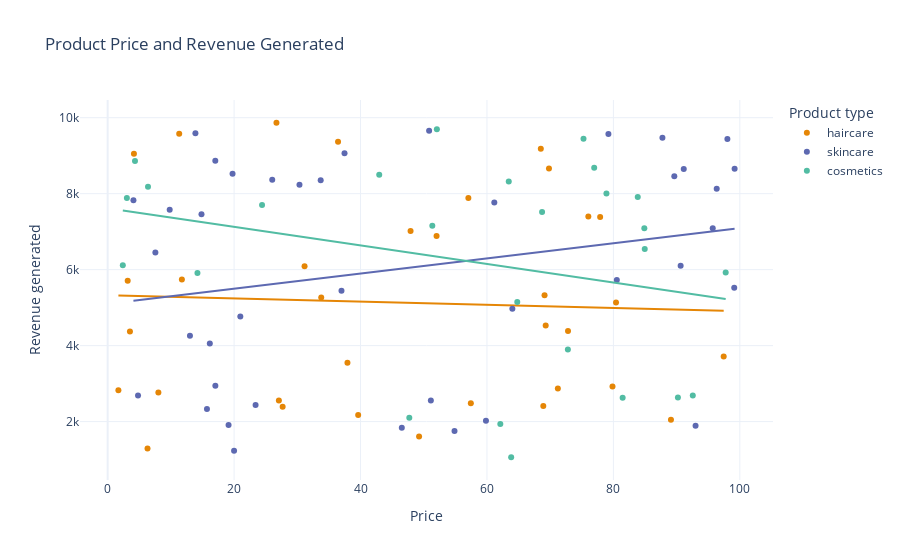

The notebook cell this image was saved under:
### Code cell
fig = px.scatter(data, x = "Price", y = "Revenue generated", color = "Product type", 
                 hover_data = ["Number of products sold"], trendline = "ols", title = "Product Price and Revenue Generated",
                 color_discrete_sequence=px.colors.qualitative.Vivid)
display(fig)

### Figure 1 — Plotly figure (JSON) as saved in the notebook; plotly's stock layout.template omitted (floating-point values rounded to 4 significant figures)
{"data": [{"customdata": [[802], [8], [147], [336], [620], [884], [209], [142], [353], [327], [598], [24], [859], [29], [154], [622], [701], [227], [117], [163], [32], [904], [241], [359], [946], [198], [774], [663], [618], [79], [114], [672], [62], [627]], "hovertemplate": "Product type=haircare<br>Price=%{x}<br>Revenue generated=%{y}<br>Number of products sold=%{customdata[0]}<extra></extra>", "legendgroup": "haircare", "marker": {"color": "rgb(229, 134, 6)", "symbol": "circle"}, "mode": "markers", "name": "haircare", "orientation": "v", "showlegend": true, "type": "scatter", "x": [69.81, 11.32, 1.7, 71.21, 36.44, 27.68, 4.156, 39.63, 97.45, 8.023, 11.74, 33.78, 27.08, 76.04, 26.7, 31.15, 79.86, 49.26, 52.03, 37.93, 47.91, 3.17, 69.11, 57.45, 6.307, 57.06, 72.82, 68.91, 89.1, 80.41, 69.29, 77.9, 3.526, 68.52], "xaxis": "x", "y": [8662.0, 9578.0, 2828.0, 2874.0, 9365.0, 2391.0, 9049.0, 2175.0, 3716.0, 2766.0, 5737.0, 5268.0, 2557.0, 7397.0, 9866.0, 6088.0, 2926.0, 1606.0, 6886.0, 3550.0, 7015.0, 5710.0, 5328.0, 2484.0, 1292.0, 7889.0, 4384.0, 2412.0, 2048.0, 5134.0, 4531.0, 7386.0, 4371.0, 9185.0], "yaxis": "y"}, {"hovertemplate": "<b>OLS trendline</b><br>Revenue generated = -4.1918 * Price + 5323.92<br>R<sup>2</sup>=0.002087<br><br>Product type=haircare<br>Price=%{x}<br>Revenue generated=%{y} <b>(trend)</b><extra></extra>", "legendgroup": "haircare", "marker": {"color": "rgb(229, 134, 6)", "symbol": "circle"}, "mode": "lines", "name": "haircare", "showlegend": false, "type": "scatter", "x": [1.7, 3.17, 3.526, 4.156, 6.307, 8.023, 11.32, 11.74, 26.7, 27.08, 27.68, 31.15, 33.78, 36.44, 37.93, 39.63, 47.91, 49.26, 52.03, 57.06, 57.45, 68.52, 68.91, 69.11, 69.29, 69.81, 71.21, 72.82, 76.04, 77.9, 79.86, 80.41, 89.1, 97.45], "xaxis": "x", "y": [5317.0, 5311.0, 5309.0, 5307.0, 5297.0, 5290.0, 5276.0, 5275.0, 5212.0, 5210.0, 5208.0, 5193.0, 5182.0, 5171.0, 5165.0, 5158.0, 5123.0, 5117.0, 5106.0, 5085.0, 5083.0, 5037.0, 5035.0, 5034.0, 5033.0, 5031.0, 5025.0, 5019.0, 5005.0, 4997.0, 4989.0, 4987.0, 4950.0, 4915.0], "yaxis": "y"}, {"customdata": [[736], [83], [871], [65], [980], [996], [960], [249], [562], [469], [280], [187], [320], [168], [781], [602], [963], [963], [176], [933], [556], [155], [910], [820], [242], [93], [896], [380], [246], [134], [457], [704], [513], [511], [106], [872], [336], [223], [320], [913]], "hovertemplate": "Product type=skincare<br>Price=%{x}<br>Revenue generated=%{y}<br>Number of products sold=%{customdata[0]}<extra></extra>", "legendgroup": "skincare", "marker": {"color": "rgb(93, 105, 177)", "symbol": "circle"}, "mode": "markers", "name": "skincare", "orientation": "v", "showlegend": true, "type": "scatter", "x": [14.84, 61.16, 4.805, 4.078, 64.02, 15.71, 90.64, 16.16, 99.17, 36.99, 7.547, 51.12, 96.34, 50.85, 79.21, 37.47, 9.813, 23.4, 19.13, 80.54, 99.11, 46.53, 95.71, 98.03, 30.34, 20.99, 59.84, 17.03, 13.02, 89.63, 33.7, 26.03, 87.76, 54.87, 93.0, 91.13, 17.03, 20.0, 13.88, 19.75], "xaxis": "x", "y": [7461.0, 7767.0, 2687.0, 7823.0, 4971.0, 2331.0, 6100.0, 4053.0, 8654.0, 5442.0, 6454.0, 2553.0, 8128.0, 9655.0, 9572.0, 9062.0, 7573.0, 2438.0, 1912.0, 5725.0, 5521.0, 1840.0, 7089.0, 9436.0, 8232.0, 4767.0, 2021.0, 8864.0, 4257.0, 8459.0, 8355.0, 8368.0, 9474.0, 1752.0, 1889.0, 8652.0, 2943.0, 1230.0, 9593.0, 8526.0], "yaxis": "y"}, {"hovertemplate": "<b>OLS trendline</b><br>Revenue generated = 19.9126 * Price + 5099.65<br>R<sup>2</sup>=0.054398<br><br>Product type=skincare<br>Price=%{x}<br>Revenue generated=%{y} <b>(trend)</b><extra></extra>", "legendgroup": "skincare", "marker": {"color": "rgb(93, 105, 177)", "symbol": "circle"}, "mode": "lines", "name": "skincare", "showlegend": false, "type": "scatter", "x": [4.078, 4.805, 7.547, 9.813, 13.02, 13.88, 14.84, 15.71, 16.16, 17.03, 17.03, 19.13, 19.75, 20.0, 20.99, 23.4, 26.03, 30.34, 33.7, 36.99, 37.47, 46.53, 50.85, 51.12, 54.87, 59.84, 61.16, 64.02, 79.21, 80.54, 87.76, 89.63, 90.64, 91.13, 93.0, 95.71, 96.34, 98.03, 99.11, 99.17], "xaxis": "x", "y": [5181.0, 5195.0, 5250.0, 5295.0, 5359.0, 5376.0, 5395.0, 5412.0, 5421.0, 5439.0, 5439.0, 5481.0, 5493.0, 5498.0, 5518.0, 5566.0, 5618.0, 5704.0, 5771.0, 5836.0, 5846.0, 6026.0, 6112.0, 6118.0, 6192.0, 6291.0, 6318.0, 6374.0, 6677.0, 6703.0, 6847.0, 6884.0, 6904.0, 6914.0, 6951.0, 7006.0, 7018.0, 7052.0, 7073.0, 7074.0], "yaxis": "y"}, {"customdata": [[426], [150], [126], [601], [391], [352], [394], [253], [616], [449], [705], [919], [99], [633], [484], [270], [637], [478], [375], [25], [737], [134], [916], [276], [987], [324]], "hovertemplate": "Product type=cosmetics<br>Price=%{x}<br>Revenue generated=%{y}<br>Number of products sold=%{customdata[0]}<extra></extra>", "legendgroup": "cosmetics", "marker": {"color": "rgb(82, 188, 163)", "symbol": "circle"}, "mode": "markers", "name": "cosmetics", "orientation": "v", "showlegend": true, "type": "scatter", "x": [42.96, 68.72, 81.46, 84.89, 4.324, 92.56, 2.397, 63.45, 64.8, 84.96, 52.08, 51.36, 78.9, 14.2, 63.83, 72.8, 6.382, 90.2, 83.85, 76.96, 75.27, 97.76, 62.11, 47.71, 3.038, 24.42], "xaxis": "x", "y": [8496.0, 7517.0, 2629.0, 7087.0, 8858.0, 2686.0, 6117.0, 8319.0, 5150.0, 6541.0, 9692.0, 7152.0, 8002.0, 5911.0, 1062.0, 3900.0, 8180.0, 2633.0, 7911.0, 8685.0, 9445.0, 5925.0, 1935.0, 2100.0, 7888.0, 7698.0], "yaxis": "y"}, {"hovertemplate": "<b>OLS trendline</b><br>Revenue generated = -24.4531 * Price + 7615.01<br>R<sup>2</sup>=0.081280<br><br>Product type=cosmetics<br>Price=%{x}<br>Revenue generated=%{y} <b>(trend)</b><extra></extra>", "legendgroup": "cosmetics", "marker": {"color": "rgb(82, 188, 163)", "symbol": "circle"}, "mode": "lines", "name": "cosmetics", "showlegend": false, "type": "scatter", "x": [2.397, 3.038, 4.324, 6.382, 14.2, 24.42, 42.96, 47.71, 51.36, 52.08, 62.11, 63.45, 63.83, 64.8, 68.72, 72.8, 75.27, 76.96, 78.9, 81.46, 83.85, 84.89, 84.96, 90.2, 92.56, 97.76], "xaxis": "x", "y": [7556.0, 7541.0, 7509.0, 7459.0, 7268.0, 7018.0, 6565.0, 6448.0, 6359.0, 6342.0, 6096.0, 6064.0, 6054.0, 6031.0, 5935.0, 5835.0, 5774.0, 5733.0, 5686.0, 5623.0, 5565.0, 5539.0, 5538.0, 5409.0, 5352.0, 5224.0], "yaxis": "y"}], "layout": {"legend": {"title": {"text": "Product type"}, "tracegroupgap": 0}, "title": {"text": "Product Price and Revenue Generated"}, "xaxis": {"anchor": "y", "domain": [0, 1], "title": {"text": "Price"}}, "yaxis": {"anchor": "x", "domain": [0, 1], "title": {"text": "Revenue generated"}}}}
